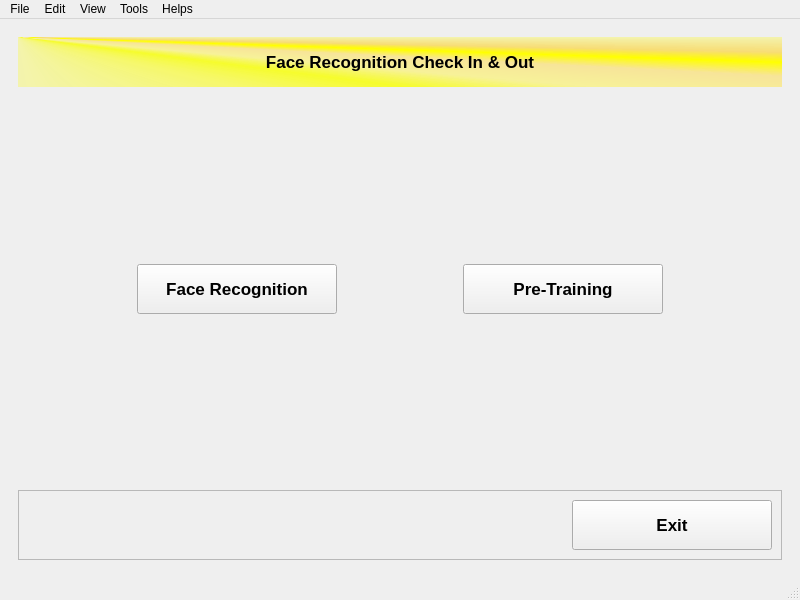
<?xml version="1.0" encoding="UTF-8"?>
<ui version="4.0">
 <class>MainWindow</class>
 <widget class="QMainWindow" name="MainWindow">
  <property name="geometry">
   <rect>
    <x>0</x>
    <y>0</y>
    <width>800</width>
    <height>600</height>
   </rect>
  </property>
  <property name="windowTitle">
   <string>MainWindow</string>
  </property>
  <widget class="QWidget" name="centralwidget">
   <layout class="QHBoxLayout" name="horizontalLayout">
    <item>
     <widget class="QStackedWidget" name="stackedWidget">
      <property name="sizePolicy">
       <sizepolicy hsizetype="Preferred" vsizetype="Minimum">
        <horstretch>0</horstretch>
        <verstretch>0</verstretch>
       </sizepolicy>
      </property>
      <property name="minimumSize">
       <size>
        <width>0</width>
        <height>50</height>
       </size>
      </property>
      <property name="currentIndex">
       <number>2</number>
      </property>
      <widget class="QWidget" name="page">
       <layout class="QHBoxLayout" name="horizontalLayout_2">
        <item>
         <layout class="QHBoxLayout" name="horizontalLayout_3">
          <item>
           <widget class="QFrame" name="frame">
            <property name="frameShape">
             <enum>QFrame::StyledPanel</enum>
            </property>
            <property name="frameShadow">
             <enum>QFrame::Raised</enum>
            </property>
            <layout class="QVBoxLayout" name="verticalLayout_3">
             <item>
              <widget class="QLabel" name="label">
               <property name="sizePolicy">
                <sizepolicy hsizetype="Preferred" vsizetype="Maximum">
                 <horstretch>0</horstretch>
                 <verstretch>0</verstretch>
                </sizepolicy>
               </property>
               <property name="minimumSize">
                <size>
                 <width>0</width>
                 <height>50</height>
                </size>
               </property>
               <property name="font">
                <font>
                 <family>Nirmala UI</family>
                 <pointsize>13</pointsize>
                 <weight>75</weight>
                 <italic>false</italic>
                 <bold>true</bold>
                 <underline>false</underline>
                </font>
               </property>
               <property name="styleSheet">
                <string notr="true">background-color: rgb(255, 255, 255)</string>
               </property>
               <property name="text">
                <string>Face Recognition</string>
               </property>
               <property name="alignment">
                <set>Qt::AlignCenter</set>
               </property>
              </widget>
             </item>
             <item>
              <widget class="QWidget" name="widget" native="true">
               <property name="sizePolicy">
                <sizepolicy hsizetype="Preferred" vsizetype="Minimum">
                 <horstretch>0</horstretch>
                 <verstretch>0</verstretch>
                </sizepolicy>
               </property>
               <property name="minimumSize">
                <size>
                 <width>0</width>
                 <height>350</height>
                </size>
               </property>
               <property name="styleSheet">
                <string notr="true">background-color: rgb(255, 255, 127);</string>
               </property>
              </widget>
             </item>
             <item>
              <widget class="QFrame" name="frame_7">
               <property name="frameShape">
                <enum>QFrame::StyledPanel</enum>
               </property>
               <property name="frameShadow">
                <enum>QFrame::Raised</enum>
               </property>
               <layout class="QHBoxLayout" name="horizontalLayout_11">
                <item>
                 <layout class="QHBoxLayout" name="horizontalLayout_10">
                  <item>
                   <spacer name="horizontalSpacer_10">
                    <property name="orientation">
                     <enum>Qt::Horizontal</enum>
                    </property>
                    <property name="sizeHint" stdset="0">
                     <size>
                      <width>40</width>
                      <height>20</height>
                     </size>
                    </property>
                   </spacer>
                  </item>
                  <item>
                   <widget class="QPushButton" name="pushButton_8">
                    <property name="sizePolicy">
                     <sizepolicy hsizetype="Preferred" vsizetype="Preferred">
                      <horstretch>0</horstretch>
                      <verstretch>0</verstretch>
                     </sizepolicy>
                    </property>
                    <property name="font">
                     <font>
                      <family>Nirmala UI</family>
                      <pointsize>13</pointsize>
                      <weight>75</weight>
                      <bold>true</bold>
                     </font>
                    </property>
                    <property name="text">
                     <string>Stop</string>
                    </property>
                   </widget>
                  </item>
                  <item>
                   <spacer name="horizontalSpacer_11">
                    <property name="orientation">
                     <enum>Qt::Horizontal</enum>
                    </property>
                    <property name="sizeHint" stdset="0">
                     <size>
                      <width>40</width>
                      <height>20</height>
                     </size>
                    </property>
                   </spacer>
                  </item>
                  <item>
                   <widget class="QPushButton" name="pushButton_9">
                    <property name="sizePolicy">
                     <sizepolicy hsizetype="Preferred" vsizetype="Preferred">
                      <horstretch>0</horstretch>
                      <verstretch>0</verstretch>
                     </sizepolicy>
                    </property>
                    <property name="font">
                     <font>
                      <family>Nirmala UI</family>
                      <pointsize>13</pointsize>
                      <weight>75</weight>
                      <bold>true</bold>
                     </font>
                    </property>
                    <property name="text">
                     <string>Start</string>
                    </property>
                   </widget>
                  </item>
                  <item>
                   <spacer name="horizontalSpacer_12">
                    <property name="orientation">
                     <enum>Qt::Horizontal</enum>
                    </property>
                    <property name="sizeHint" stdset="0">
                     <size>
                      <width>40</width>
                      <height>20</height>
                     </size>
                    </property>
                   </spacer>
                  </item>
                  <item>
                   <widget class="QPushButton" name="pushButton_10">
                    <property name="sizePolicy">
                     <sizepolicy hsizetype="Preferred" vsizetype="Preferred">
                      <horstretch>0</horstretch>
                      <verstretch>0</verstretch>
                     </sizepolicy>
                    </property>
                    <property name="font">
                     <font>
                      <family>Nirmala UI</family>
                      <pointsize>13</pointsize>
                      <weight>75</weight>
                      <bold>true</bold>
                     </font>
                    </property>
                    <property name="text">
                     <string>Back</string>
                    </property>
                   </widget>
                  </item>
                  <item>
                   <spacer name="horizontalSpacer_13">
                    <property name="orientation">
                     <enum>Qt::Horizontal</enum>
                    </property>
                    <property name="sizeHint" stdset="0">
                     <size>
                      <width>40</width>
                      <height>20</height>
                     </size>
                    </property>
                   </spacer>
                  </item>
                 </layout>
                </item>
               </layout>
              </widget>
             </item>
            </layout>
           </widget>
          </item>
          <item>
           <widget class="QFrame" name="frame_2">
            <property name="sizePolicy">
             <sizepolicy hsizetype="Maximum" vsizetype="Preferred">
              <horstretch>0</horstretch>
              <verstretch>0</verstretch>
             </sizepolicy>
            </property>
            <property name="frameShape">
             <enum>QFrame::StyledPanel</enum>
            </property>
            <property name="frameShadow">
             <enum>QFrame::Raised</enum>
            </property>
            <layout class="QVBoxLayout" name="verticalLayout_4">
             <item>
              <widget class="QListWidget" name="listWidget"/>
             </item>
            </layout>
           </widget>
          </item>
         </layout>
        </item>
       </layout>
      </widget>
      <widget class="QWidget" name="page_2">
       <layout class="QVBoxLayout" name="verticalLayout">
        <item>
         <widget class="QLabel" name="label_2">
          <property name="font">
           <font>
            <family>Nirmala UI</family>
            <pointsize>13</pointsize>
            <weight>75</weight>
            <bold>true</bold>
           </font>
          </property>
          <property name="styleSheet">
           <string notr="true">background-color:rgb(255, 255, 255)</string>
          </property>
          <property name="text">
           <string>Pre-Training Image</string>
          </property>
          <property name="alignment">
           <set>Qt::AlignCenter</set>
          </property>
         </widget>
        </item>
        <item>
         <widget class="QFrame" name="frame_4">
          <property name="frameShape">
           <enum>QFrame::StyledPanel</enum>
          </property>
          <property name="frameShadow">
           <enum>QFrame::Raised</enum>
          </property>
          <layout class="QHBoxLayout" name="horizontalLayout_4">
           <item>
            <widget class="QWidget" name="widget_2" native="true">
             <property name="sizePolicy">
              <sizepolicy hsizetype="Fixed" vsizetype="Fixed">
               <horstretch>0</horstretch>
               <verstretch>0</verstretch>
              </sizepolicy>
             </property>
             <property name="minimumSize">
              <size>
               <width>460</width>
               <height>350</height>
              </size>
             </property>
            </widget>
           </item>
           <item>
            <widget class="QListWidget" name="listWidget_2">
             <property name="sizePolicy">
              <sizepolicy hsizetype="Preferred" vsizetype="Preferred">
               <horstretch>0</horstretch>
               <verstretch>0</verstretch>
              </sizepolicy>
             </property>
            </widget>
           </item>
          </layout>
         </widget>
        </item>
        <item>
         <widget class="QFrame" name="frame_5">
          <property name="sizePolicy">
           <sizepolicy hsizetype="Preferred" vsizetype="Preferred">
            <horstretch>0</horstretch>
            <verstretch>0</verstretch>
           </sizepolicy>
          </property>
          <property name="minimumSize">
           <size>
            <width>0</width>
            <height>100</height>
           </size>
          </property>
          <property name="frameShape">
           <enum>QFrame::StyledPanel</enum>
          </property>
          <property name="frameShadow">
           <enum>QFrame::Raised</enum>
          </property>
          <layout class="QVBoxLayout" name="verticalLayout_5">
           <item>
            <layout class="QHBoxLayout" name="horizontalLayout_9">
             <item>
              <spacer name="horizontalSpacer_6">
               <property name="orientation">
                <enum>Qt::Horizontal</enum>
               </property>
               <property name="sizeType">
                <enum>QSizePolicy::Preferred</enum>
               </property>
               <property name="sizeHint" stdset="0">
                <size>
                 <width>40</width>
                 <height>20</height>
                </size>
               </property>
              </spacer>
             </item>
             <item>
              <widget class="QPushButton" name="pushButton_4">
               <property name="sizePolicy">
                <sizepolicy hsizetype="Preferred" vsizetype="Preferred">
                 <horstretch>0</horstretch>
                 <verstretch>0</verstretch>
                </sizepolicy>
               </property>
               <property name="font">
                <font>
                 <family>Nirmala UI</family>
                 <pointsize>13</pointsize>
                 <weight>75</weight>
                 <bold>true</bold>
                 <stylestrategy>PreferDefault</stylestrategy>
                </font>
               </property>
               <property name="tabletTracking">
                <bool>false</bool>
               </property>
               <property name="focusPolicy">
                <enum>Qt::StrongFocus</enum>
               </property>
               <property name="statusTip">
                <string/>
               </property>
               <property name="autoFillBackground">
                <bool>false</bool>
               </property>
               <property name="text">
                <string>Add Person</string>
               </property>
              </widget>
             </item>
             <item>
              <spacer name="horizontalSpacer_8">
               <property name="orientation">
                <enum>Qt::Horizontal</enum>
               </property>
               <property name="sizeType">
                <enum>QSizePolicy::Preferred</enum>
               </property>
               <property name="sizeHint" stdset="0">
                <size>
                 <width>40</width>
                 <height>20</height>
                </size>
               </property>
              </spacer>
             </item>
             <item>
              <widget class="QPushButton" name="pushButton_5">
               <property name="sizePolicy">
                <sizepolicy hsizetype="Preferred" vsizetype="Preferred">
                 <horstretch>0</horstretch>
                 <verstretch>0</verstretch>
                </sizepolicy>
               </property>
               <property name="font">
                <font>
                 <family>Nirmala UI</family>
                 <pointsize>13</pointsize>
                 <weight>75</weight>
                 <italic>false</italic>
                 <bold>true</bold>
                 <underline>false</underline>
                 <strikeout>false</strikeout>
                </font>
               </property>
               <property name="text">
                <string>Face Record</string>
               </property>
              </widget>
             </item>
             <item>
              <spacer name="horizontalSpacer_5">
               <property name="orientation">
                <enum>Qt::Horizontal</enum>
               </property>
               <property name="sizeHint" stdset="0">
                <size>
                 <width>40</width>
                 <height>20</height>
                </size>
               </property>
              </spacer>
             </item>
             <item>
              <widget class="QPushButton" name="pushButton_6">
               <property name="sizePolicy">
                <sizepolicy hsizetype="Preferred" vsizetype="Preferred">
                 <horstretch>0</horstretch>
                 <verstretch>0</verstretch>
                </sizepolicy>
               </property>
               <property name="font">
                <font>
                 <family>Nirmala UI</family>
                 <pointsize>13</pointsize>
                 <weight>75</weight>
                 <bold>true</bold>
                </font>
               </property>
               <property name="text">
                <string>Pre-Training</string>
               </property>
              </widget>
             </item>
             <item>
              <spacer name="horizontalSpacer_7">
               <property name="orientation">
                <enum>Qt::Horizontal</enum>
               </property>
               <property name="sizeType">
                <enum>QSizePolicy::Preferred</enum>
               </property>
               <property name="sizeHint" stdset="0">
                <size>
                 <width>40</width>
                 <height>20</height>
                </size>
               </property>
              </spacer>
             </item>
             <item>
              <widget class="QPushButton" name="pushButton_7">
               <property name="sizePolicy">
                <sizepolicy hsizetype="Preferred" vsizetype="Preferred">
                 <horstretch>0</horstretch>
                 <verstretch>0</verstretch>
                </sizepolicy>
               </property>
               <property name="font">
                <font>
                 <family>Nirmala UI</family>
                 <pointsize>13</pointsize>
                 <weight>75</weight>
                 <bold>true</bold>
                </font>
               </property>
               <property name="text">
                <string>Back</string>
               </property>
              </widget>
             </item>
             <item>
              <spacer name="horizontalSpacer_9">
               <property name="orientation">
                <enum>Qt::Horizontal</enum>
               </property>
               <property name="sizeType">
                <enum>QSizePolicy::Preferred</enum>
               </property>
               <property name="sizeHint" stdset="0">
                <size>
                 <width>40</width>
                 <height>20</height>
                </size>
               </property>
              </spacer>
             </item>
            </layout>
           </item>
          </layout>
         </widget>
        </item>
       </layout>
      </widget>
      <widget class="QWidget" name="page_3">
       <layout class="QVBoxLayout" name="verticalLayout_2">
        <item>
         <layout class="QHBoxLayout" name="horizontalLayout_8">
          <item>
           <widget class="QLabel" name="label_3">
            <property name="sizePolicy">
             <sizepolicy hsizetype="Preferred" vsizetype="Minimum">
              <horstretch>0</horstretch>
              <verstretch>0</verstretch>
             </sizepolicy>
            </property>
            <property name="minimumSize">
             <size>
              <width>0</width>
              <height>50</height>
             </size>
            </property>
            <property name="font">
             <font>
              <family>Nirmala UI</family>
              <pointsize>13</pointsize>
              <weight>75</weight>
              <bold>true</bold>
             </font>
            </property>
            <property name="styleSheet">
             <string notr="true">background-color: qconicalgradient(cx:0, cy:0, angle:135, stop:0 rgba(255, 255, 0, 69), stop:0.375 rgba(255, 255, 0, 69), stop:0.423533 rgba(251, 255, 0, 145), stop:0.45 rgba(247, 255, 0, 208), stop:0.477581 rgba(255, 244, 71, 130), stop:0.518717 rgba(255, 218, 71, 130), stop:0.55 rgba(255, 255, 0, 255), stop:0.57754 rgba(255, 203, 0, 130), stop:0.625 rgba(255, 255, 0, 69), stop:1 rgba(255, 255, 0, 69))</string>
            </property>
            <property name="text">
             <string>Face Recognition Check In &amp; Out</string>
            </property>
            <property name="alignment">
             <set>Qt::AlignCenter</set>
            </property>
           </widget>
          </item>
         </layout>
        </item>
        <item>
         <spacer name="verticalSpacer_2">
          <property name="orientation">
           <enum>Qt::Vertical</enum>
          </property>
          <property name="sizeHint" stdset="0">
           <size>
            <width>20</width>
            <height>40</height>
           </size>
          </property>
         </spacer>
        </item>
        <item>
         <layout class="QHBoxLayout" name="horizontalLayout_5">
          <item>
           <spacer name="horizontalSpacer_3">
            <property name="orientation">
             <enum>Qt::Horizontal</enum>
            </property>
            <property name="sizeHint" stdset="0">
             <size>
              <width>40</width>
              <height>20</height>
             </size>
            </property>
           </spacer>
          </item>
          <item>
           <widget class="QPushButton" name="pushButton">
            <property name="sizePolicy">
             <sizepolicy hsizetype="Minimum" vsizetype="Minimum">
              <horstretch>0</horstretch>
              <verstretch>0</verstretch>
             </sizepolicy>
            </property>
            <property name="minimumSize">
             <size>
              <width>200</width>
              <height>50</height>
             </size>
            </property>
            <property name="font">
             <font>
              <family>Nirmala UI</family>
              <pointsize>13</pointsize>
              <weight>75</weight>
              <bold>true</bold>
             </font>
            </property>
            <property name="text">
             <string>Face Recognition</string>
            </property>
           </widget>
          </item>
          <item>
           <spacer name="horizontalSpacer">
            <property name="orientation">
             <enum>Qt::Horizontal</enum>
            </property>
            <property name="sizeHint" stdset="0">
             <size>
              <width>40</width>
              <height>20</height>
             </size>
            </property>
           </spacer>
          </item>
          <item>
           <widget class="QPushButton" name="pushButton_2">
            <property name="sizePolicy">
             <sizepolicy hsizetype="Minimum" vsizetype="Minimum">
              <horstretch>0</horstretch>
              <verstretch>0</verstretch>
             </sizepolicy>
            </property>
            <property name="minimumSize">
             <size>
              <width>200</width>
              <height>50</height>
             </size>
            </property>
            <property name="font">
             <font>
              <family>Nirmala UI</family>
              <pointsize>13</pointsize>
              <weight>75</weight>
              <bold>true</bold>
             </font>
            </property>
            <property name="text">
             <string>Pre-Training</string>
            </property>
           </widget>
          </item>
          <item>
           <spacer name="horizontalSpacer_2">
            <property name="orientation">
             <enum>Qt::Horizontal</enum>
            </property>
            <property name="sizeHint" stdset="0">
             <size>
              <width>40</width>
              <height>20</height>
             </size>
            </property>
           </spacer>
          </item>
         </layout>
        </item>
        <item>
         <spacer name="verticalSpacer">
          <property name="orientation">
           <enum>Qt::Vertical</enum>
          </property>
          <property name="sizeHint" stdset="0">
           <size>
            <width>20</width>
            <height>40</height>
           </size>
          </property>
         </spacer>
        </item>
        <item>
         <widget class="QFrame" name="frame_6">
          <property name="sizePolicy">
           <sizepolicy hsizetype="Preferred" vsizetype="Minimum">
            <horstretch>0</horstretch>
            <verstretch>0</verstretch>
           </sizepolicy>
          </property>
          <property name="minimumSize">
           <size>
            <width>0</width>
            <height>50</height>
           </size>
          </property>
          <property name="frameShape">
           <enum>QFrame::StyledPanel</enum>
          </property>
          <property name="frameShadow">
           <enum>QFrame::Raised</enum>
          </property>
          <layout class="QHBoxLayout" name="horizontalLayout_7">
           <item>
            <spacer name="horizontalSpacer_4">
             <property name="orientation">
              <enum>Qt::Horizontal</enum>
             </property>
             <property name="sizeHint" stdset="0">
              <size>
               <width>40</width>
               <height>20</height>
              </size>
             </property>
            </spacer>
           </item>
           <item>
            <layout class="QHBoxLayout" name="horizontalLayout_6">
             <item>
              <widget class="QPushButton" name="pushButton_3">
               <property name="sizePolicy">
                <sizepolicy hsizetype="Minimum" vsizetype="Minimum">
                 <horstretch>0</horstretch>
                 <verstretch>0</verstretch>
                </sizepolicy>
               </property>
               <property name="minimumSize">
                <size>
                 <width>200</width>
                 <height>50</height>
                </size>
               </property>
               <property name="font">
                <font>
                 <family>Nirmala UI</family>
                 <pointsize>13</pointsize>
                 <weight>75</weight>
                 <bold>true</bold>
                </font>
               </property>
               <property name="text">
                <string>Exit</string>
               </property>
              </widget>
             </item>
            </layout>
           </item>
          </layout>
         </widget>
        </item>
       </layout>
      </widget>
     </widget>
    </item>
   </layout>
  </widget>
  <widget class="QMenuBar" name="menubar">
   <property name="geometry">
    <rect>
     <x>0</x>
     <y>0</y>
     <width>800</width>
     <height>21</height>
    </rect>
   </property>
   <widget class="QMenu" name="menuMenu">
    <property name="title">
     <string>File</string>
    </property>
   </widget>
   <widget class="QMenu" name="menuEdit">
    <property name="title">
     <string>Edit</string>
    </property>
   </widget>
   <widget class="QMenu" name="menuView">
    <property name="title">
     <string>View</string>
    </property>
   </widget>
   <widget class="QMenu" name="menuTools">
    <property name="title">
     <string>Tools</string>
    </property>
   </widget>
   <widget class="QMenu" name="menuHelps">
    <property name="title">
     <string>Helps</string>
    </property>
   </widget>
   <addaction name="menuMenu"/>
   <addaction name="menuEdit"/>
   <addaction name="menuView"/>
   <addaction name="menuTools"/>
   <addaction name="menuHelps"/>
  </widget>
  <widget class="QStatusBar" name="statusbar"/>
 </widget>
 <resources/>
 <connections/>
</ui>
